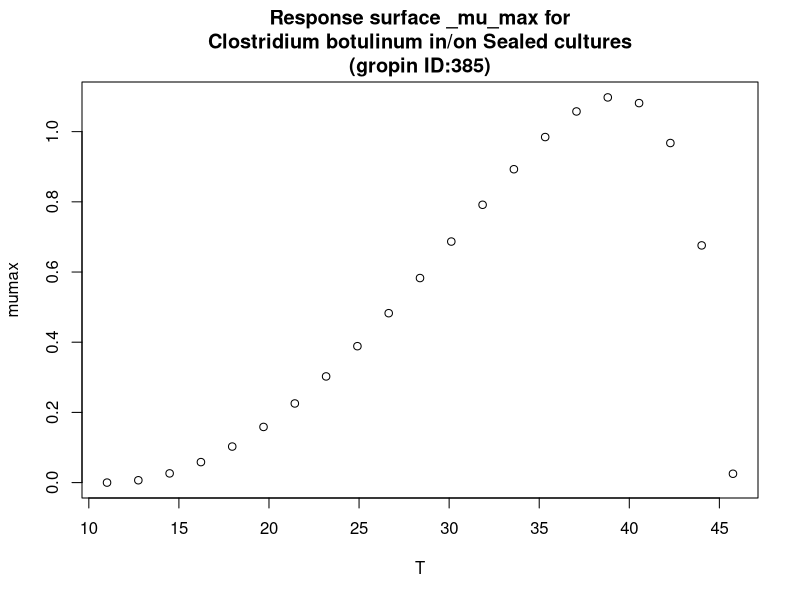

R code for this plot:
#############################
# start of Parameter script
#############################
T <- seq(11.011,45.7542457542458,length.out=21)
#############################
# end of Parameter script
#############################
############################# 
# start of Model script Gropin ID 385 
#############################
 
# constant coefficients for this model
 
variables <- data.frame(T)
argumentsPar <- unique.data.frame(expand.grid(variables))
 
# heart of the model
response_surface <- function(T) {
   mumax <-(1.1*(T-45.8)*((T-11)^2))/((39.3-11)*((39.3-11)*(T-39.3)-(39.3-45.8)*(39.3+11-2*T)))

	return(mumax=mumax)
} 

# output parameters
responseSurface <- cbind(argumentsPar,response_surface(argumentsPar['T']))
colnames(responseSurface) <- c(colnames(argumentsPar),'mumax')
#############################
# End of Model script
#############################
############################# 
# start of Visualisation script Gropin ID 385 
#############################
titleText <-'Response surface _mu_max for
Clostridium botulinum in/on Sealed cultures
(gropin ID:385)'
plot(T,responseSurface$'mumax',xlab='T',
                          ylab='mumax',main=titleText)
#############################
# End of Visualisation script
#############################
